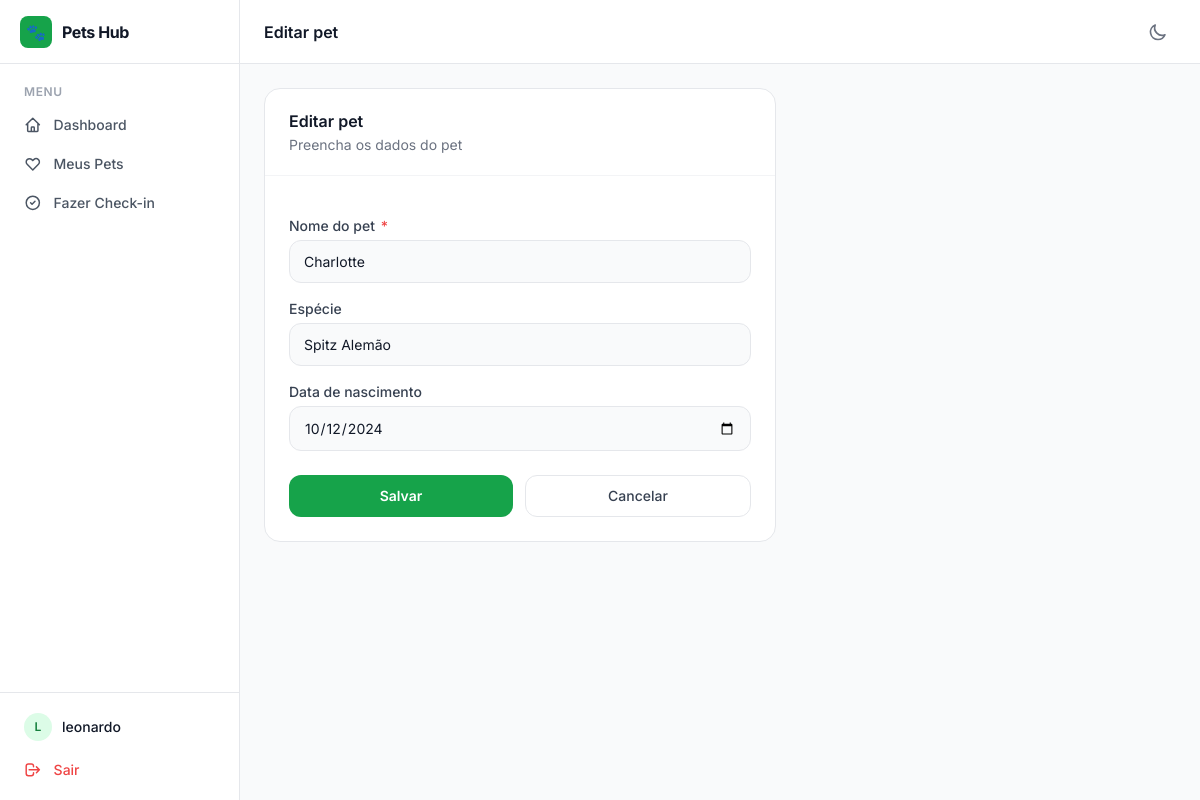
The app's page /pets/1/edit/ (signed in) with its own data.
### core/models.py (models this page shows, shortened)
class Pet(models.Model):
    name = models.CharField(max_length=120)
    species = models.CharField(max_length=80, blank=True)
    birth_date = models.DateField(blank=True, null=True)
    owners = models.ManyToManyField(settings.AUTH_USER_MODEL, related_name='pets')
    created_at = models.DateTimeField(default=timezone.now)
    class Meta:
        ordering = ['name']

### core/views.py (the view)
# urls.py: path('pets/<int:pk>/edit/', views.pet_update_view, name='pet_update'),
@login_required
def pet_update_view(request, pk):
    pet = get_object_or_404(Pet, pk=pk, owners=request.user)
    if request.method == 'POST':
        form = PetForm(request.POST, instance=pet)
        if form.is_valid():
            pet = form.save()
            if request.user not in pet.owners.all():
                pet.owners.add(request.user)
            messages.success(request, 'Dados do pet atualizados.')
            return redirect('pet_detail', pk=pet.pk)
    else:
        form = PetForm(instance=pet)
    return render(request, 'core/pet_form.html', {'form': form, 'title': 'Editar pet'})

### core/forms.py
class PetForm(forms.ModelForm):
    class Meta:
        model = Pet
        fields = ['name', 'species', 'birth_date']
        labels = {
            'name': 'Nome do pet',
            'species': 'Espécie',
            'birth_date': 'Data de nascimento',
        }
        widgets = {
            'name': forms.TextInput(attrs={'class': 'ui-input'}),
            'species': forms.TextInput(attrs={'class': 'ui-input'}),
            'birth_date': forms.DateInput(attrs={'type': 'date', 'class': 'ui-input'}),
        }
    def __init__(self, *args, **kwargs):
        super().__init__(*args, **kwargs)

### core/templates/core/pet_form.html (shortened to what this page needs)
{% extends 'core/base.html' %}
{% block page_title %}{{ title }}{% endblock %}
{% block content %}
<div class="max-w-lg">
  <div class="bg-white dark:bg-gray-900 rounded-2xl border border-gray-200 dark:border-gray-800 overflow-hidden">
    <div class="px-6 py-5 border-b border-gray-100 dark:border-gray-800">
      <h2 class="font-semibold text-gray-900 dark:text-white">{{ title }}</h2>
      <p class="text-sm text-gray-500 dark:text-gray-400 mt-0.5">Preencha os dados do pet</p>
    </div>
    <div class="p-6">
      <form method="post" class="space-y-4">
        {% for field in form %}
        <div class="space-y-1">
          <label class="block text-sm font-medium text-gray-700 dark:text-gray-300" for="{{ field.id_for_label }}">
            {{ field.label }}
            {% if field.field.required %}<span class="text-red-500 ml-0.5">*</span>{% endif %}
          </label>
          {{ field }}
        </div>
        {% endfor %}
        <div class="flex gap-3 pt-2">
          <button type="submit"
            class="flex-1 bg-brand-600 hover:bg-brand-700 text-white font-semibold py-2.5 px-4 rounded-xl transition-colors text-sm">
            Salvar
          </button>
          <a href="{% url 'pet_list' %}"
             class="flex-1 text-center text-sm font-medium text-gray-700 dark:text-gray-300 border border-gray-200 dark:border-gray-700 hover:border-gray-300 dark:hover:border-gray-600 py-2.5 px-4 rounded-xl transition-colors">
            Cancelar
          </a>
        </div>
      </form>
    </div>
  </div>
</div>
{% endblock %}

### core/templates/core/base.html (shortened to what this page needs)
{% load static %}
<!DOCTYPE html>
<html lang="pt-br" class="h-full">
<head>
  <script src="https://cdn.tailwindcss.com"></script>
</head>
<body class="h-full bg-gray-50 dark:bg-gray-950 font-sans antialiased" id="app-body">
  <div class="flex h-full min-h-screen">
    <aside id="sidebar"
      class="fixed inset-y-0 left-0 z-30 w-60 flex flex-col bg-white dark:bg-gray-900 border-r border-gray-200 dark:border-gray-800
             transform -translate-x-full transition-transform duration-300 ease-in-out
             lg:relative lg:translate-x-0 lg:flex shrink-0">
      <div class="flex items-center gap-2.5 px-5 h-16 border-b border-gray-200 dark:border-gray-800 shrink-0">
        <div class="w-8 h-8 rounded-lg bg-brand-600 flex items-center justify-center text-base shrink-0">🐾</div>
        <a href="{% url 'dashboard' %}" class="text-gray-900 dark:text-white font-bold text-base tracking-tight">Pets Hub</a>
      </div>
      <nav class="flex-1 px-3 py-3 space-y-0.5 overflow-y-auto">
        {% if user.is_authenticated %}
          <p class="px-3 pt-2 pb-1 text-xs font-semibold text-gray-400 dark:text-gray-500 uppercase tracking-wider">Menu</p>
          <a href="{% url 'dashboard' %}"
             class="sidebar-link {% if request.resolver_match.url_name == 'dashboard' %}active{% endif %}">
            Dashboard
          </a>
          <a href="{% url 'pet_list' %}"
             class="sidebar-link {% if request.resolver_match.url_name == 'pet_list' %}active{% endif %}">
            <svg style="width:1.1rem;height:1.1rem" class="shrink-0" fill="none" stroke="currentColor" viewBox="0 0 24 24">
              <path stroke-linecap="round" stroke-linejoin="round" stroke-width="2"
                d="M4.318 6.318a4.5 4.5 0 000 6.364L12 20.364l7.682-7.682a4.5 4.5 0 00-6.364-6.364L12 7.636l-1.318-1.318a4.5 4.5 0 00-6.364 0z"/>
            </svg>
            Meus Pets
          </a>
          <a href="{% url 'checkin_select_pet' %}"
             class="sidebar-link {% if request.resolver_match.url_name == 'checkin_select_pet' %}active{% endif %}">
            <svg style="width:1.1rem;height:1.1rem" class="shrink-0" fill="none" stroke="currentColor" viewBox="0 0 24 24">
              <path stroke-linecap="round" stroke-linejoin="round" stroke-width="2"
                d="M9 12l2 2 4-4m6 2a9 9 0 11-18 0 9 9 0 0118 0z"/>
            </svg>
            Fazer Check-in
          </a>
        {% endif %}
      </nav>
      {% if user.is_authenticated %}
      <div class="px-3 py-3 border-t border-gray-200 dark:border-gray-800">
        <div class="flex items-center gap-2.5 px-3 py-2 rounded-lg mb-0.5">
          <div class="w-7 h-7 rounded-full bg-brand-100 dark:bg-brand-900/50 flex items-center justify-center text-brand-700 dark:text-brand-300 font-semibold text-xs shrink-0">
            {{ user.username|first|upper }}
          </div>
          <div class="flex-1 min-w-0">
            <p class="text-gray-900 dark:text-white text-sm font-medium truncate">{{ user.username }}</p>
          </div>
        </div>
        <a href="{% url 'logout' %}"
           style="color:#ef4444"
           class="sidebar-link hover:bg-red-50 dark:hover:bg-red-900/20">
          <svg style="width:1.1rem;height:1.1rem;color:inherit" class="shrink-0" fill="none" stroke="currentColor" viewBox="0 0 24 24">
            <path stroke-linecap="round" stroke-linejoin="round" stroke-width="2"
              d="M17 16l4-4m0 0l-4-4m4 4H7m6 4v1a3 3 0 01-3 3H6a3 3 0 01-3-3V7a3 3 0 013-3h4a3 3 0 013 3v1"/>
          </svg>
          Sair
        </a>
      </div>
      {% endif %}
    </aside>
    <div class="flex-1 flex flex-col min-w-0 overflow-hidden">
      <header class="sticky top-0 z-10 bg-white dark:bg-gray-900 border-b border-gray-200 dark:border-gray-800 px-4 lg:px-6 h-16 flex items-center gap-4 shrink-0">
        <div class="flex-1">
          <h1 class="text-gray-900 dark:text-white font-semibold text-base">{% block page_title %}{% endblock %}</h1>
        </div>
        <button id="theme-toggle" onclick="toggleTheme()"
          class="p-2 rounded-lg text-gray-500 dark:text-gray-400 hover:bg-gray-100 dark:hover:bg-gray-800 transition-colors"
          aria-label="Alternar modo escuro">
          <svg id="icon-moon" class="w-5 h-5 dark:hidden" fill="none" stroke="currentColor" viewBox="0 0 24 24">
            <path stroke-linecap="round" stroke-linejoin="round" stroke-width="2"
              d="M20.354 15.354A9 9 0 018.646 3.646 9.003 9.003 0 0012 21a9.003 9.003 0 008.354-5.646z"/>
          </svg>
        </button>
      </header>
      <main class="flex-1 overflow-y-auto p-4 lg:p-6">
        {% block content %}{% endblock %}
      </main>
    </div>
  </div>
</body>
</html>

### core/templates/core/base.html (style rules this page uses)
.sidebar-link { display: flex; align-items: center; gap: 0.75rem; padding: 0.5rem 0.75rem; border-radius: 0.5rem; font-size: 0.875rem; font-weight: 500; transition: background 0.15s, color 0.15s; color: #4b5563; }

### core/templates/core/pet_form.html (style rules this page uses)
form input[type="text"], form input[type="date"], form select, form textarea { display: block; width: 100%; padding: 0.625rem 0.875rem; border-radius: 0.75rem; border: 1px solid #e5e7eb; background: #f9fafb; font-size: 0.875rem; color: #111827; outline: none; transition: border-color 0.15s, box-shadow 0.15s; box-sizing: border-box; }

### records on screen
Pet: form "Charlotte" "Spitz Alemão" "10/12/2024"

### other values on screen
{{ user.username|first|upper }} "L"
{{ user.username }} "leonardo"
{{ title }} "Editar pet"
{{ field.label }} "Nome do pet" "Espécie" "Data de nascimento"
